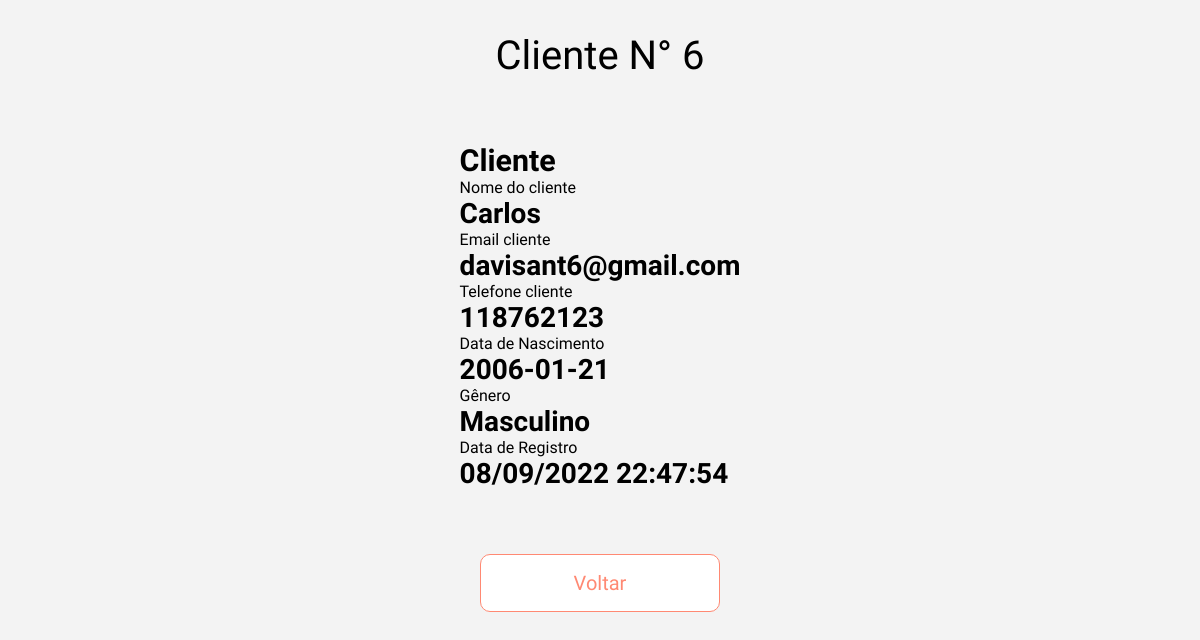
/view/DetailsClientes.php?id=6, run on the app's committed database.
### tables this page shows
CREATE TABLE user_cliente(
	id_cliente INT AUTO_INCREMENT NOT NULL PRIMARY KEY,
	nome_cliente VARCHAR(300) NOT NULL COMMENT 'nome do cliente',
	email_cliente VARCHAR(300) NOT NULL COMMENT 'email do cliente',
	cpf_cliente VARCHAR(18) NOT NULL COMMENT 'cpf do cliente',
	telefone_cliente VARCHAR(18) NOT NULL COMMENT 'telefone do cliente',
	genero_cliente int(1) NOT NULL COMMENT '1 - feminino; 0 - masculino; 2 - não informar',
	senha_cliente VARCHAR(256) NOT NULL COMMENT 'senha em sha256',
	data_nasc_cliente DATE NOT NULL COMMENT 'data de nascimente',
	data_reg_cliente DATETIME DEFAULT CURRENT_TIMESTAMP NOT NULL COMMENT 'data e hora do registro',
	status INT(1) NOT NULL COMMENT '1 - ativo; 0 - inativo'
);

### model/conexao.class.php (called while the page is built, shortened)
<?php
class Conexao{
    public function __construct(){
        try{
            $this->pdo = new PDO("mysql:dbname=2ucase_bd3;host=localhost","root","");
        }catch(PDOException $e){
            echo "Erro com banco de dados: " . $e->getMessage() . "<br>";
            exit();
        }catch(Exception $e){
            echo "Erro generico: " . $e->getMessage() . "<br>";
            exit();
        }
    }
}
?>

### model/Manager.class.php (called while the page is built, shortened)
<?php
require_once 'Conexao.class.php';
class Manager extends Conexao {
    public function getInfo($table, $columnName, $id) {
		$sql = "SELECT * FROM $table WHERE {$columnName} = :id";
		$statement = $this->pdo->prepare($sql);
		$statement->bindValue(":id", $id);
		$statement->execute();
		return $statement->fetchAll();
	}
}

### view/DetailsClientes.php (the view, shortened to what this page needs)
<?php
require_once "../model/Manager.class.php";
$manager = new Manager();
$idCliente = $_REQUEST['id'];
$exibClienteDetails = $manager->getInfo('user_cliente', 'id_cliente', $idCliente);
if ($exibClienteDetails[0]['genero_cliente'] === 0) {
    $exibClienteDetails[0]['genero_cliente'] = 'Masculino';
} else if ($exibClienteDetails[0]['genero_cliente'] === 1) {
    $exibClienteDetails[0]['genero_cliente'] = 'Feminino';
} else {
    $exibClienteDetails[0]['genero_cliente'] = 'Não Informado';
}
?>
<!DOCTYPE html>
<html lang="pt-br">
<head>
    <?php require_once "../config/config.php"; ?>
    <link rel="stylesheet" href="../assets/css/cupons.css">
</head>
<body id="body-margin">
    <main class="container-produto">
        <h1>Cliente N° <?= $exibClienteDetails[0]['id_cliente'] ?></h1>
        <article class="info-cliente container-comment">
            <h2>Cliente</h2>
            <div class="row-nome-email rows-comentarios">
                <label>Nome do cliente
                    <h3><?= $exibClienteDetails[0]['nome_cliente'] ?></h3>
                </label>
                <label>Email cliente
                    <h3><?= $exibClienteDetails[0]['email_cliente'] ?></h3>
                </label>
            </div>
            <div class="row-phone-birth rows-comentarios">
                <label>Telefone cliente
                    <h3><?= $exibClienteDetails[0]['telefone_cliente'] ?></h3>
                </label>
                <label>Data de Nascimento
                    <h3><?= $exibClienteDetails[0]['data_nasc_cliente'] ?></h3>
                </label>
            </div>
            <?php
            $timestamp = strtotime($exibClienteDetails[0]['data_reg_cliente']);
            $newDate = date("d-m-Y H:i:s", $timestamp);
            $dateExib = str_replace('-', '/', $newDate);
            ?>
            <div class="row-phone-birth rows-comentarios">
                <label>Gênero
                    <h3><?= $exibClienteDetails[0]['genero_cliente'] ?></h3>
                </label>
                <label>Data de Registro
                    <h3><?= $dateExib ?></h3>
                </label>
            </div>
        </article>
        <button id="btn-exit" onclick="window.location.href='./listClientes.php'">Voltar</button>
    </main>
</body>
</html>

### assets/css/cupons.css (style rules this page uses)
.container-produto { display: flex; flex-direction: column; align-items: center; justify-content: center; gap: 4rem; margin-top: 2rem; }

### data on the page
user_cliente: id_cliente "6", nome_cliente "Carlos", email_cliente "davisant6@gmail.com", telefone_cliente "118762123", data_nasc_cliente "2006-01-21", data_reg_cliente "08/09/2022 22:47:54"

### other printed values
$exibClienteDetails[0]['genero_cliente'] "Masculino"
